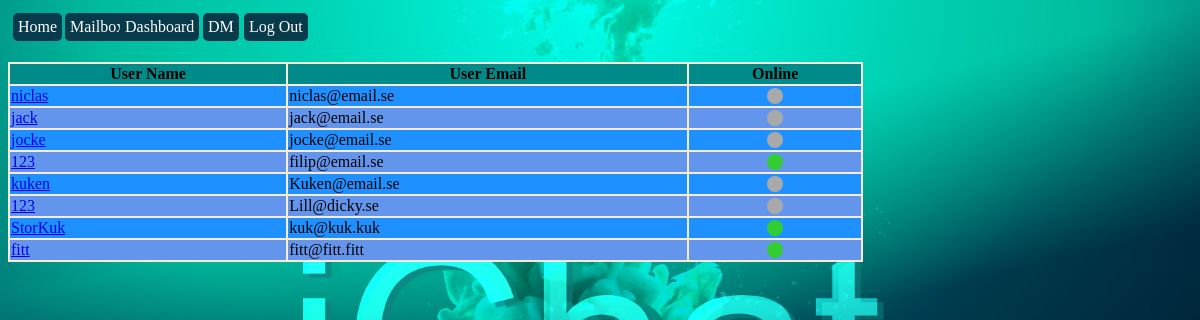
The app's page /dm (signed in), older data.
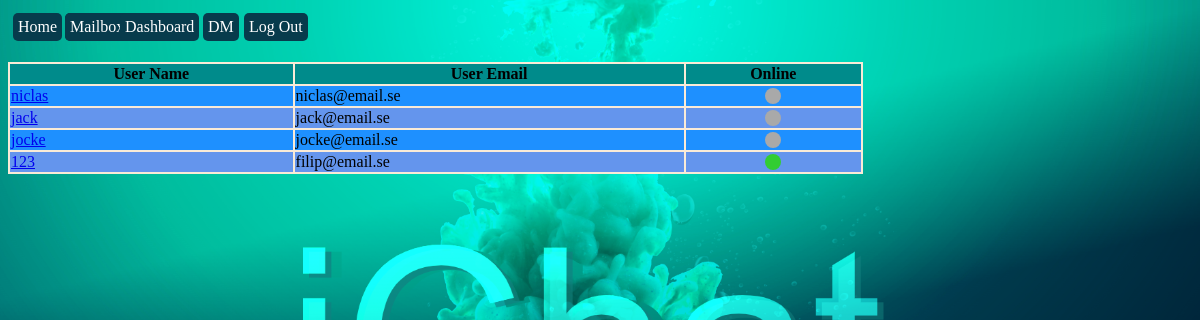
The same page, newer data.
### models.py (models this page shows, shortened)
class User(db.Model):
    id = db.Column(db.Integer, primary_key=True, autoincrement=True)
    name = db.Column(db.String(150))
    email = db.Column(db.String(150), unique=True)
    password = db.Column(db.String(100))
    admin = db.Column(db.BOOLEAN, default=False)
    online = db.Column(db.BOOLEAN, default=False)
    sent_messages = db.relationship('Message', backref='sender', lazy=True)
    recv_messages = db.relationship('Message', secondary=message_recv, lazy='subquery',
                                    backref=db.backref('receivers', lazy=True))

### blueprints/dm/__init__.py (the view)
@bp_dm.get('/dm')
def dm_get():
    users = get_all_but_current_users()
    return render_template('dm.html', users=users)

### controllers/user_controller.py (called while the page is built)
def get_all_but_current_users():
    from models import User
    user = current_user
    return User.query.filter(User.id != user.id).all()

### templates/dm.html
{% extends 'base-template.html' %}
{% block content %}
    <br>
    <br>
    <br>
        <table>
        <tr>
            <th>User Name</th>
            <th>User Email</th>
            <th>Online</th>
        </tr>
        {% for user in users %}
            <tr>
                <td><a href="{{ url_for("bp_user.message_get", user_id=user.id) }}">{{ user.name }}</a></td>
                <td>{{ user.email }}</td>
                <td class="center-content">
                    {% if user.online %}
                        <div class="circle online"></div>
                    {% else %}
                        <div class="circle offline"></div>
                    {% endif %}
                </td>
            </tr>
        {% endfor %}
    </table>
{% endblock %}

### templates/base-template.html (shortened to what this page needs)
<!DOCTYPE html>
<html lang="en">
<head>
    <link rel="stylesheet" href="{{ url_for('static', filename='css/main.css') }}" />
</head>
<body class="page">
    <a class="tab_home" href="{{ url_for('bp_home.home_get') }}">
        Home
    </a>
    {% if current_user.is_authenticated %}
        <a class="tab_profile" href="{{ url_for('bp_user.user_get') }}">
        </a>
           <a class="tab_profile" href="{{ url_for('bp_user.mailbox_get') }}">
            Mailbox
        </a>
        <a class="tab_logout" href="{{ url_for('bp_user.logout_get') }}">
            Log Out
        </a>
        <a class="tab_dashboard" href="{{ url_for('bp_dashboard.dashboard_get') }}">
            Dashboard
        </a>
        <a class="tab_dm" href="{{ url_for('bp_dm.dm_get') }}">
            DM
        </a>
        {% endif %}
    {% block content %}
    {% endblock %}
</body>
</html>

### static/css/main.css (style rules this page uses)
.page { width: 95%; height: 90vh; background-image: url(img/background3.png); background-size: cover; background-position: center; }
.tab_home { margin: 5px; color: white; text-decoration: none; background-color: #073B4C; padding: 5px; border-radius: 5px; top: 8px; left: 8px; position: absolute; }
.tab_logout { margin: 5px; color: white; text-decoration: none; background-color: #073B4C; padding: 5px; border-radius: 5px; top: 8px; left: 239px; position: absolute; }
.tab_profile { margin: 5px; color: white; text-decoration: none; background-color: #073B4C; padding: 5px; border-radius: 5px; top: 8px; left: 60px; position: absolute; }
.tab_dashboard { margin: 5px; color: white; text-decoration: none; background-color: #073B4C; padding: 5px; border-radius: 5px; top: 8px; left: 115px; position: absolute; }
.tab_dm { margin: 5px; color: white; text-decoration: none; background-color: #073B4C; padding: 5px; border-radius: 5px; top: 8px; left: 198px; position: absolute; }
table { width: 25%; background: antiquewhite; }
th { background: darkcyan; }
tr:nth-child(odd) { background: cornflowerblue; }
tr:nth-child(even) { background: dodgerblue; }
.center-content { text-align: center; }
.circle { margin: 0 auto; width: 16px; height: 16px; border-radius: 50%; }
.online { background: limegreen; }
.offline { background: darkgrey; }
table { width: 75%; }

Row changes from the older to the newer data that the page shows:
removed User: name "kuken", email "Kuken@email.se", online False (drawn)
removed User: name "123", email "Lill@dicky.se", online False (drawn)
removed User: name "StorKuk", email "kuk@kuk.kuk", online True (drawn)
removed User: name "fitt", email "fitt@fitt.fitt", online True (drawn)
